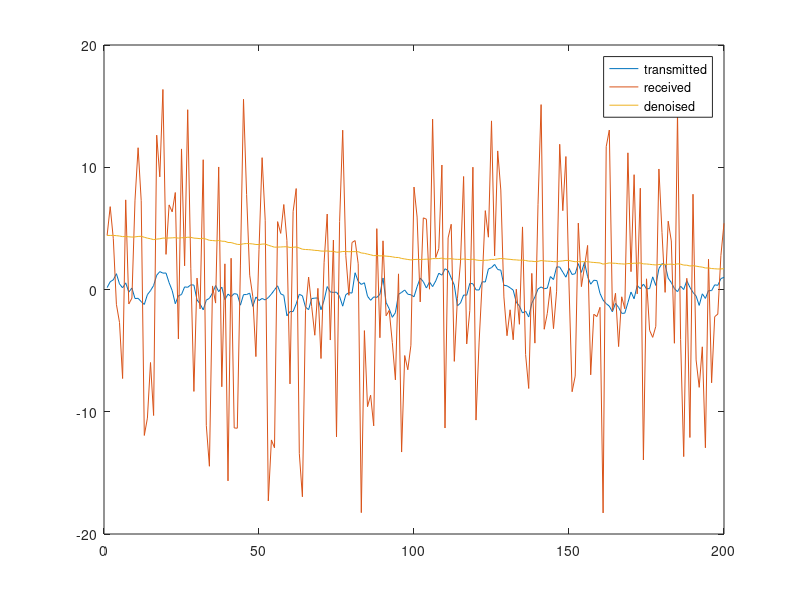

This chart was generated by the following MATLAB code: (Note: this script raises an error after producing the figure.)
% WRITTEN BY JAFET MORALES
% FOR DR. MICHELLE ZHANG'S STATISTICAL SIGNAL PROCESSING CLASS AT UTSA (2012)

clear all; close all; clc;
numSamples=200;

% TRANSMITTER NOISE
sigmaW=.6;
% RECEIVER NOISE (INCLUDING CHANNEL)
sigmaU=8;

% DEFINE HOW FAST CAN THE SAMPLE CHANGE WITH RESPECT TO THE
% PREVIOUS SAMPLE
% TRANSMITTED
xCoeff=.8;%.8
% RECEIVED
yCoeff=.9;%.9

w=sigmaW*randn(numSamples,1);
u=sigmaU*randn(numSamples,1);

x(1)=w(1);
y(1)=yCoeff*x(1)+u(1);
mu(1)=y(1);
sigmaKKm1(1)=0;
for i=2:numSamples

   x(i)=xCoeff*x(i-1)+w(i);
   y(i)=yCoeff*x(i)+u(i);

   %  PREDICTIVE STEP
   sigmaKKm1(i)=xCoeff^2*sigmaKKm1(i-1)^2+sigmaW^2;%std(x);

   %  UPDATE STEP
   c1=1/sigmaKKm1(i)^2;
   c2=1/sigmaU^2;
   mu(i)=(c1*mu(i-1)+c2*y(i))/(c1+c2);
end

plot(1:numSamples,x,1:numSamples,y,1:numSamples,mu)
legend('transmitted','received','denoised')

receiverNoise=mse(x-y)
improvementPercent=(1-mse(x-mu)/mse(x-y))*100